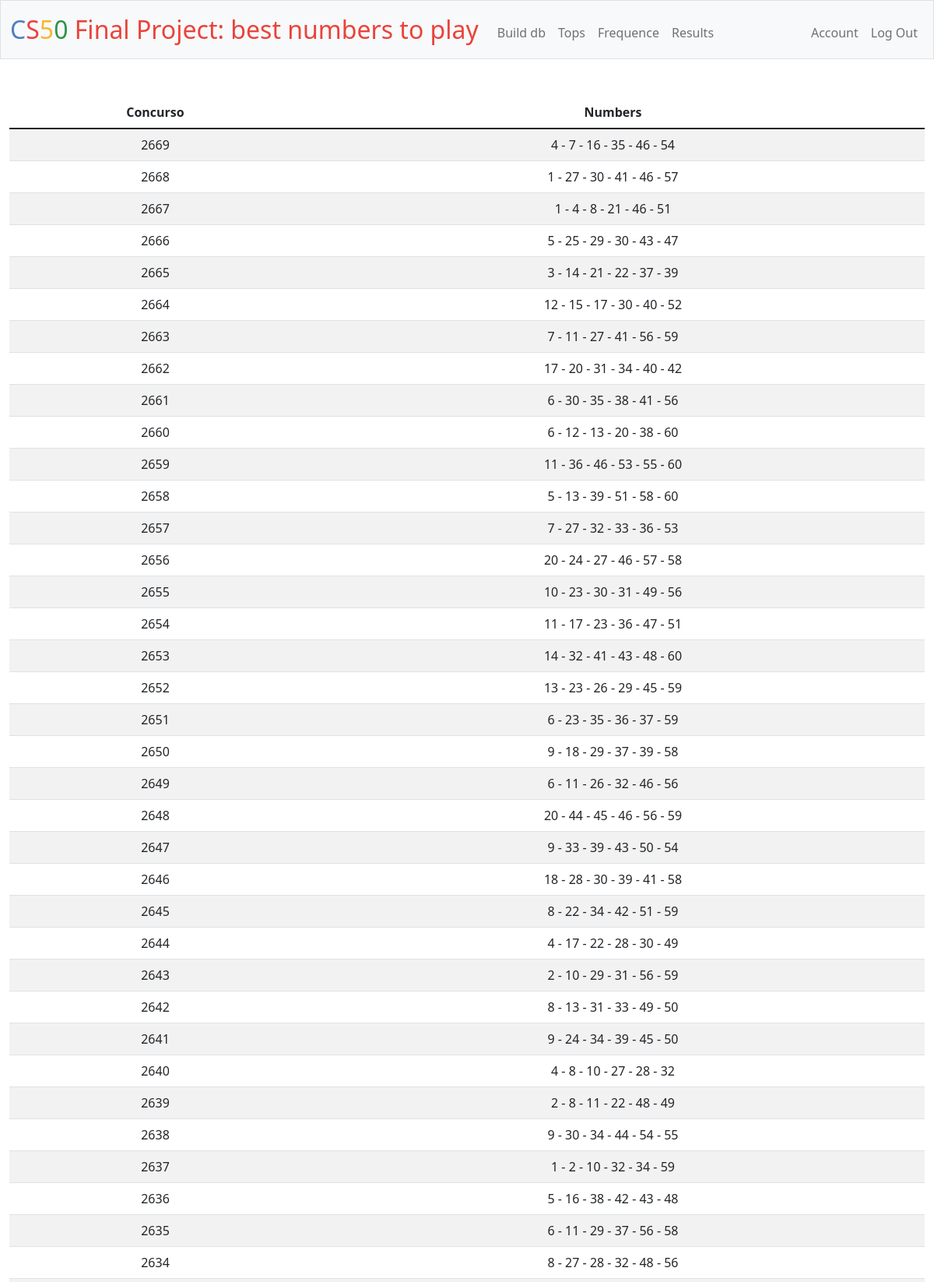
The app's page /resultados (signed in, upper part) with its own data.
### tables this page shows
CREATE TABLE concursos (id_concurso INTEGER PRIMARY KEY AUTOINCREMENT NOT NULL, concurso INTEGER NOT NULL, n1 INTEGER NOT NULL, n2 INTEGER NOT NULL, n3 INTEGER NOT NULL, n4 INTEGER NOT NULL, n5 INTEGER NOT NULL, n6 INTEGER NO NULL);

### CS50_Final Project/app.py (the view)
@app.route("/resultados")
@login_required
def resultados():
    concursos = db.execute("SELECT * FROM concursos ORDER BY concurso;")
    n_concursos_resultados = db.execute(
        "SELECT concurso, n1, n2, n3, n4, n5, n6 FROM concursos ORDER BY concurso DESC;"
    )
    for i in n_concursos_resultados:
        concurso = i["concurso"]
        n1 = i["n1"]
        n2 = i["n2"]
        n3 = i["n3"]
        n4 = i["n4"]
        n5 = i["n5"]
        n6 = i["n6"]
    return render_template(
        "resultados.html",
        concursos=n_concursos_resultados,
        concurso=concurso,
        n1=n1,
        n2=n2,
        n3=n3,
        n4=n4,
        n5=n5,
        n6=n6,
    )

### CS50_Final Project/app.py (called while the page is built)
@app.after_request
def after_request(response):
    response.headers["Cache-Control"] = "no-cache, no-store, must-revalidate"
    response.headers["Expires"] = 0
    response.headers["Pragma"] = "no-cache"
    return response

### CS50_Final Project/helpers.py (called while the page is built)
def login_required(f):
    @wraps(f)
    def decorated_function(*args, **kwargs):
        if session.get("user_id") is None:
            return redirect("/login")
        return f(*args, **kwargs)
    return decorated_function

### templates/resultados.html (shortened to what this page needs)
{% extends "layout.html" %}
{% block main %}
    <table class="table table-striped">
        <thead>
            <tr>
                <th>Concurso</th>
                <th>Numbers</th>
            </tr>
        </thead>
        <tbody>
            {%  for row in concursos %}
                <tr>
                    <td>{{ row.concurso }}</td>
                    <td>{{ row.n1 }} - {{ row.n2 }} - {{ row.n3 }} - {{ row.n4 }} - {{ row.n5 }} - {{ row.n6 }}</td>
                </tr>
            {% endfor %}
        </tbody>
    </table>
{% endblock %}

### templates/layout.html (shortened to what this page needs)
<!DOCTYPE html>
<html lang="en">
    <head>
        <link href="https://cdn.jsdelivr.net/npm/bootstrap@5.1.3/dist/css/bootstrap.min.css" rel="stylesheet">
        <link href="/static/styles.css" rel="stylesheet">
    </head>
    <body>
        <nav class="bg-light border navbar navbar-expand-md navbar-light">
            <div class="container-fluid">
                <a class="navbar-brand" href="/"><span class="blue">C</span><span class="red">S</span><span class="yellow">5</span><span class="green">0</span> <span class="red">Final Project: best numbers to play</span></a>
                <div class="collapse navbar-collapse" id="navbar">
                    {% if session["user_id"] %}
                        <ul class="navbar-nav me-auto mt-2">
                            <li class="nav-item"><a class="nav-link" href="/build_db">Build db</a></li>
                            <li class="nav-item"><a class="nav-link" href="/tops">Tops</a></li>
                            <li class="nav-item"><a class="nav-link" href="/frequence">Frequence</a></li>
                            <li class="nav-item"><a class="nav-link" href="/resultados">Results</a></li>
                        </ul>
                        <ul class="navbar-nav ms-auto mt-2">
                            <li class="nav-item"><a class="nav-link" href="/account">Account</a></li>
                            <li class="nav-item"><a class="nav-link" href="/logout">Log Out</a></li>
                        </ul>
                    {% else %}
                        <ul class="navbar-nav ms-auto mt-2">
                            <li class="nav-item"><a class="nav-link" href="/register">Register</a></li>
                            <li class="nav-item"><a class="nav-link" href="/login">Log In</a></li>
                        </ul>
                    {% endif %}
                </div>
            </div>
        </nav>
        <main class="container-fluid py-5 text-center">
            {% block main %}{% endblock %}
        </main>
    </body>
</html>

### static/styles.css (style rules this page uses)
nav .navbar-brand { font-size: xx-large; }
nav .navbar-brand .blue { color: #537fbe; }
nav .navbar-brand .red { color: #ea433b; }
nav .navbar-brand .yellow { color: #f5b82e; }
nav .navbar-brand .green { color: #2e944b; }

### records on screen
concursos: concurso "2669", n1 "4", n2 "7", n3 "16", n4 "35", n5 "46", n6 "54"
concursos: concurso "2668", n1 "1", n2 "27", n3 "30", n4 "41", n5 "46", n6 "57"
concursos: concurso "2667", n1 "1", n2 "4", n3 "8", n4 "21", n5 "46", n6 "51"
concursos: concurso "2666", n1 "5", n2 "25", n3 "29", n4 "30", n5 "43", n6 "47"
concursos: concurso "2665", n1 "3", n2 "14", n3 "21", n4 "22", n5 "37", n6 "39"
concursos: concurso "2664", n1 "12", n2 "15", n3 "17", n4 "30", n5 "40", n6 "52"
concursos: concurso "2663", n1 "7", n2 "11", n3 "27", n4 "41", n5 "56", n6 "59"
concursos: concurso "2662", n1 "17", n2 "20", n3 "31", n4 "34", n5 "40", n6 "42"
concursos: concurso "2661", n1 "6", n2 "30", n3 "35", n4 "38", n5 "41", n6 "56"
concursos: concurso "2660", n1 "6", n2 "12", n3 "13", n4 "20", n5 "38", n6 "60"
concursos: concurso "2659", n1 "11", n2 "36", n3 "46", n4 "53", n5 "55", n6 "60"
concursos: concurso "2658", n1 "5", n2 "13", n3 "39", n4 "51", n5 "58", n6 "60"
concursos: concurso "2657", n1 "7", n2 "27", n3 "32", n4 "33", n5 "36", n6 "53"
concursos: concurso "2656", n1 "20", n2 "24", n3 "27", n4 "46", n5 "57", n6 "58"
concursos: concurso "2655", n1 "10", n2 "23", n3 "30", n4 "31", n5 "49", n6 "56"
concursos: concurso "2654", n1 "11", n2 "17", n3 "23", n4 "36", n5 "47", n6 "51"
concursos: concurso "2653", n1 "14", n2 "32", n3 "41", n4 "43", n5 "48", n6 "60"
concursos: concurso "2652", n1 "13", n2 "23", n3 "26", n4 "29", n5 "45", n6 "59"
concursos: concurso "2651", n1 "6", n2 "23", n3 "35", n4 "36", n5 "37", n6 "59"
concursos: concurso "2650", n1 "9", n2 "18", n3 "29", n4 "37", n5 "39", n6 "58"
concursos: concurso "2649", n1 "6", n2 "11", n3 "26", n4 "32", n5 "46", n6 "56"
concursos: concurso "2648", n1 "20", n2 "44", n3 "45", n4 "46", n5 "56", n6 "59"
concursos: concurso "2647", n1 "9", n2 "33", n3 "39", n4 "43", n5 "50", n6 "54"
concursos: concurso "2646", n1 "18", n2 "28", n3 "30", n4 "39", n5 "41", n6 "58"
concursos: concurso "2645", n1 "8", n2 "22", n3 "34", n4 "42", n5 "51", n6 "59"
concursos: concurso "2644", n1 "4", n2 "17", n3 "22", n4 "28", n5 "30", n6 "49"
concursos: concurso "2643", n1 "2", n2 "10", n3 "29", n4 "31", n5 "56", n6 "59"
concursos: concurso "2642", n1 "8", n2 "13", n3 "31", n4 "33", n5 "49", n6 "50"
concursos: concurso "2641", n1 "9", n2 "24", n3 "34", n4 "39", n5 "45", n6 "50"
concursos: concurso "2640", n1 "4", n2 "8", n3 "10", n4 "27", n5 "28", n6 "32"
concursos: concurso "2639", n1 "2", n2 "8", n3 "11", n4 "22", n5 "48", n6 "49"
concursos: concurso "2638", n1 "9", n2 "30", n3 "34", n4 "44", n5 "54", n6 "55"
concursos: concurso "2637", n1 "1", n2 "2", n3 "10", n4 "32", n5 "34", n6 "59"
concursos: concurso "2636", n1 "5", n2 "16", n3 "38", n4 "42", n5 "43", n6 "48"
concursos: concurso "2635", n1 "6", n2 "11", n3 "29", n4 "37", n5 "56", n6 "58"
concursos: concurso "2634", n1 "8", n2 "27", n3 "28", n4 "32", n5 "48", n6 "56"
